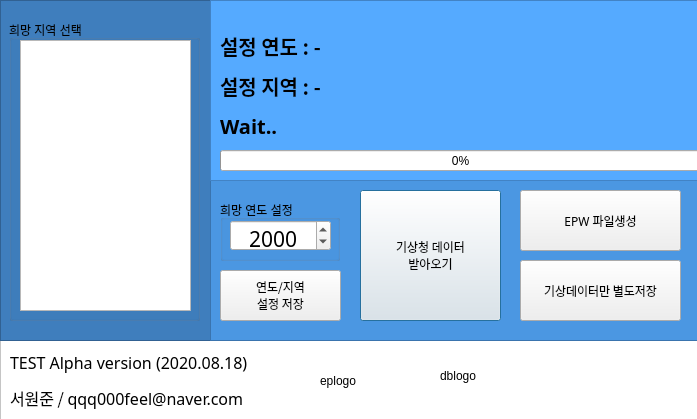
<?xml version="1.0" encoding="UTF-8"?>
<ui version="4.0">
 <class>dialog</class>
 <widget class="QDialog" name="dialog">
  <property name="enabled">
   <bool>true</bool>
  </property>
  <property name="geometry">
   <rect>
    <x>0</x>
    <y>0</y>
    <width>697</width>
    <height>419</height>
   </rect>
  </property>
  <property name="sizePolicy">
   <sizepolicy hsizetype="Fixed" vsizetype="Fixed">
    <horstretch>0</horstretch>
    <verstretch>0</verstretch>
   </sizepolicy>
  </property>
  <property name="contextMenuPolicy">
   <enum>Qt::NoContextMenu</enum>
  </property>
  <property name="windowTitle">
   <string>서원준(qqq000feel@naver.com)</string>
  </property>
  <property name="windowIcon">
   <iconset>
    <normaloff>../../../../Pictures/wef23f23f2f.png</normaloff>../../../../Pictures/wef23f23f2f.png</iconset>
  </property>
  <property name="windowOpacity">
   <double>1.000000000000000</double>
  </property>
  <property name="autoFillBackground">
   <bool>false</bool>
  </property>
  <widget class="QPushButton" name="swjbtn1">
   <property name="geometry">
    <rect>
     <x>360</x>
     <y>190</y>
     <width>141</width>
     <height>131</height>
    </rect>
   </property>
   <property name="font">
    <font>
     <family>맑은 고딕</family>
     <strikeout>false</strikeout>
    </font>
   </property>
   <property name="autoFillBackground">
    <bool>false</bool>
   </property>
   <property name="styleSheet">
    <string notr="true"/>
   </property>
   <property name="text">
    <string>기상청 데이터
받아오기</string>
   </property>
  </widget>
  <widget class="QLabel" name="swjlabel">
   <property name="geometry">
    <rect>
     <x>220</x>
     <y>110</y>
     <width>471</width>
     <height>31</height>
    </rect>
   </property>
   <property name="sizePolicy">
    <sizepolicy hsizetype="Preferred" vsizetype="Preferred">
     <horstretch>0</horstretch>
     <verstretch>0</verstretch>
    </sizepolicy>
   </property>
   <property name="font">
    <font>
     <family>HY헤드라인M</family>
     <pointsize>15</pointsize>
     <weight>75</weight>
     <italic>false</italic>
     <bold>true</bold>
    </font>
   </property>
   <property name="text">
    <string>Wait..</string>
   </property>
   <property name="alignment">
    <set>Qt::AlignLeading|Qt::AlignLeft|Qt::AlignVCenter</set>
   </property>
  </widget>
  <widget class="QPushButton" name="swjbtn2">
   <property name="geometry">
    <rect>
     <x>520</x>
     <y>190</y>
     <width>161</width>
     <height>61</height>
    </rect>
   </property>
   <property name="font">
    <font>
     <family>맑은 고딕</family>
    </font>
   </property>
   <property name="text">
    <string>EPW 파일생성</string>
   </property>
  </widget>
  <widget class="QPushButton" name="swjbtn3">
   <property name="geometry">
    <rect>
     <x>520</x>
     <y>260</y>
     <width>161</width>
     <height>61</height>
    </rect>
   </property>
   <property name="font">
    <font>
     <family>맑은 고딕</family>
    </font>
   </property>
   <property name="text">
    <string>기상데이터만 별도저장</string>
   </property>
  </widget>
  <widget class="QProgressBar" name="swjpbar">
   <property name="geometry">
    <rect>
     <x>220</x>
     <y>150</y>
     <width>481</width>
     <height>21</height>
    </rect>
   </property>
   <property name="value">
    <number>0</number>
   </property>
  </widget>
  <widget class="QPushButton" name="testbtn">
   <property name="geometry">
    <rect>
     <x>220</x>
     <y>270</y>
     <width>121</width>
     <height>51</height>
    </rect>
   </property>
   <property name="font">
    <font>
     <family>맑은 고딕</family>
    </font>
   </property>
   <property name="text">
    <string>연도/지역
설정 저장</string>
   </property>
  </widget>
  <widget class="QGroupBox" name="groupBox">
   <property name="geometry">
    <rect>
     <x>220</x>
     <y>200</y>
     <width>120</width>
     <height>61</height>
    </rect>
   </property>
   <property name="styleSheet">
    <string notr="true"/>
   </property>
   <property name="title">
    <string>희망 연도 설정</string>
   </property>
   <widget class="QDateEdit" name="swjdate">
    <property name="geometry">
     <rect>
      <x>10</x>
      <y>20</y>
      <width>101</width>
      <height>31</height>
     </rect>
    </property>
    <property name="font">
     <font>
      <family>AcadEref</family>
      <pointsize>16</pointsize>
     </font>
    </property>
    <property name="alignment">
     <set>Qt::AlignHCenter|Qt::AlignTop</set>
    </property>
    <property name="displayFormat">
     <string>yyyy</string>
    </property>
   </widget>
  </widget>
  <widget class="QListWidget" name="swjlist">
   <property name="geometry">
    <rect>
     <x>20</x>
     <y>40</y>
     <width>171</width>
     <height>271</height>
    </rect>
   </property>
   <property name="contextMenuPolicy">
    <enum>Qt::NoContextMenu</enum>
   </property>
   <property name="tabKeyNavigation">
    <bool>false</bool>
   </property>
  </widget>
  <widget class="QLabel" name="swjyearlabel">
   <property name="geometry">
    <rect>
     <x>220</x>
     <y>30</y>
     <width>471</width>
     <height>31</height>
    </rect>
   </property>
   <property name="sizePolicy">
    <sizepolicy hsizetype="Preferred" vsizetype="Preferred">
     <horstretch>0</horstretch>
     <verstretch>0</verstretch>
    </sizepolicy>
   </property>
   <property name="font">
    <font>
     <family>HY헤드라인M</family>
     <pointsize>15</pointsize>
     <weight>75</weight>
     <italic>false</italic>
     <bold>true</bold>
    </font>
   </property>
   <property name="text">
    <string>설정 연도 : -</string>
   </property>
   <property name="alignment">
    <set>Qt::AlignLeading|Qt::AlignLeft|Qt::AlignVCenter</set>
   </property>
  </widget>
  <widget class="QLabel" name="swjcitylabel">
   <property name="geometry">
    <rect>
     <x>220</x>
     <y>70</y>
     <width>471</width>
     <height>31</height>
    </rect>
   </property>
   <property name="sizePolicy">
    <sizepolicy hsizetype="Preferred" vsizetype="Preferred">
     <horstretch>0</horstretch>
     <verstretch>0</verstretch>
    </sizepolicy>
   </property>
   <property name="font">
    <font>
     <family>HY헤드라인M</family>
     <pointsize>15</pointsize>
     <weight>75</weight>
     <italic>false</italic>
     <bold>true</bold>
    </font>
   </property>
   <property name="text">
    <string>설정 지역 : -</string>
   </property>
   <property name="alignment">
    <set>Qt::AlignLeading|Qt::AlignLeft|Qt::AlignVCenter</set>
   </property>
  </widget>
  <widget class="QGroupBox" name="groupBox_2">
   <property name="geometry">
    <rect>
     <x>9</x>
     <y>20</y>
     <width>191</width>
     <height>301</height>
    </rect>
   </property>
   <property name="title">
    <string>희망 지역 선택</string>
   </property>
  </widget>
  <widget class="QFrame" name="frame">
   <property name="geometry">
    <rect>
     <x>210</x>
     <y>0</y>
     <width>491</width>
     <height>181</height>
    </rect>
   </property>
   <property name="autoFillBackground">
    <bool>false</bool>
   </property>
   <property name="styleSheet">
    <string notr="true">background-color: rgb(85, 170, 255);</string>
   </property>
   <property name="frameShape">
    <enum>QFrame::StyledPanel</enum>
   </property>
   <property name="frameShadow">
    <enum>QFrame::Raised</enum>
   </property>
  </widget>
  <widget class="QFrame" name="frame_2">
   <property name="geometry">
    <rect>
     <x>0</x>
     <y>0</y>
     <width>211</width>
     <height>341</height>
    </rect>
   </property>
   <property name="autoFillBackground">
    <bool>false</bool>
   </property>
   <property name="styleSheet">
    <string notr="true">background-color: rgb(63, 126, 189);</string>
   </property>
   <property name="frameShape">
    <enum>QFrame::StyledPanel</enum>
   </property>
   <property name="frameShadow">
    <enum>QFrame::Raised</enum>
   </property>
  </widget>
  <widget class="QFrame" name="frame_3">
   <property name="geometry">
    <rect>
     <x>210</x>
     <y>180</y>
     <width>491</width>
     <height>161</height>
    </rect>
   </property>
   <property name="autoFillBackground">
    <bool>false</bool>
   </property>
   <property name="styleSheet">
    <string notr="true">background-color: rgb(75, 151, 226);</string>
   </property>
   <property name="frameShape">
    <enum>QFrame::StyledPanel</enum>
   </property>
   <property name="frameShadow">
    <enum>QFrame::Raised</enum>
   </property>
  </widget>
  <widget class="QLabel" name="swjlabel_2">
   <property name="geometry">
    <rect>
     <x>10</x>
     <y>340</y>
     <width>261</width>
     <height>81</height>
    </rect>
   </property>
   <property name="sizePolicy">
    <sizepolicy hsizetype="Preferred" vsizetype="Preferred">
     <horstretch>0</horstretch>
     <verstretch>0</verstretch>
    </sizepolicy>
   </property>
   <property name="font">
    <font>
     <family>맑은 고딕</family>
     <pointsize>15</pointsize>
     <weight>75</weight>
     <italic>false</italic>
     <bold>true</bold>
    </font>
   </property>
   <property name="text">
    <string>&lt;html&gt;&lt;head/&gt;&lt;body&gt;&lt;p&gt;&lt;span style=&quot; font-size:12pt; font-weight:400;&quot;&gt;TEST Alpha version (2020.08.18)&lt;/span&gt;&lt;/p&gt;&lt;p&gt;&lt;span style=&quot; font-size:12pt; font-weight:400;&quot;&gt;서원준 / qqq000feel@naver.com&lt;/span&gt;&lt;/p&gt;&lt;/body&gt;&lt;/html&gt;</string>
   </property>
   <property name="alignment">
    <set>Qt::AlignLeading|Qt::AlignLeft|Qt::AlignVCenter</set>
   </property>
  </widget>
  <widget class="QLabel" name="eplogolbl">
   <property name="geometry">
    <rect>
     <x>320</x>
     <y>350</y>
     <width>91</width>
     <height>61</height>
    </rect>
   </property>
   <property name="text">
    <string>eplogo</string>
   </property>
  </widget>
  <widget class="QLabel" name="dblogolbl">
   <property name="geometry">
    <rect>
     <x>440</x>
     <y>350</y>
     <width>241</width>
     <height>51</height>
    </rect>
   </property>
   <property name="text">
    <string>dblogo</string>
   </property>
  </widget>
  <widget class="QFrame" name="frame_4">
   <property name="geometry">
    <rect>
     <x>0</x>
     <y>340</y>
     <width>701</width>
     <height>81</height>
    </rect>
   </property>
   <property name="toolTipDuration">
    <number>-1</number>
   </property>
   <property name="autoFillBackground">
    <bool>false</bool>
   </property>
   <property name="styleSheet">
    <string notr="true">background-color: rgb(255, 255, 255);</string>
   </property>
   <property name="frameShape">
    <enum>QFrame::StyledPanel</enum>
   </property>
   <property name="frameShadow">
    <enum>QFrame::Raised</enum>
   </property>
  </widget>
  <zorder>frame_4</zorder>
  <zorder>frame_2</zorder>
  <zorder>frame_3</zorder>
  <zorder>frame</zorder>
  <zorder>groupBox_2</zorder>
  <zorder>swjbtn1</zorder>
  <zorder>swjlabel</zorder>
  <zorder>swjbtn2</zorder>
  <zorder>swjbtn3</zorder>
  <zorder>swjpbar</zorder>
  <zorder>testbtn</zorder>
  <zorder>groupBox</zorder>
  <zorder>swjlist</zorder>
  <zorder>swjyearlabel</zorder>
  <zorder>swjcitylabel</zorder>
  <zorder>swjlabel_2</zorder>
  <zorder>eplogolbl</zorder>
  <zorder>dblogolbl</zorder>
 </widget>
 <resources/>
 <connections/>
</ui>
